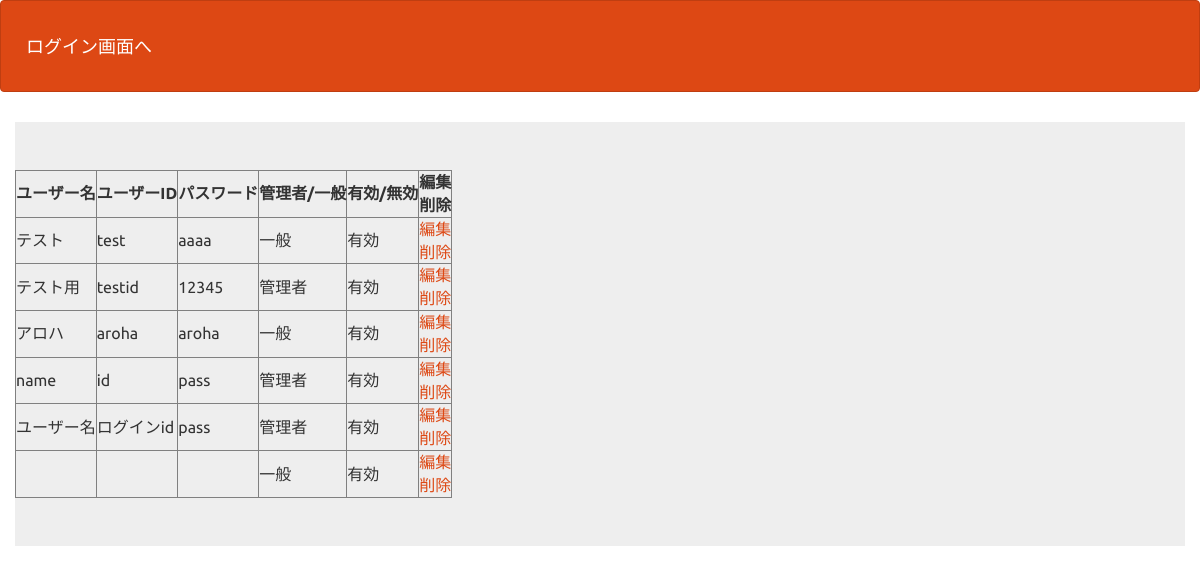
The page /user_mgr.php on the database its author committed.
### tables this page shows
CREATE TABLE `gs_user_table` (
  `id` int(12) NOT NULL,
  `name` varchar(64) NOT NULL,
  `lid` varchar(128) NOT NULL,
  `lpw` varchar(64) NOT NULL,
  `kanri_flg` int(1) NOT NULL DEFAULT '0',
  `life_flg` int(1) NOT NULL DEFAULT '1'
);

### user_mgr.php (the view, shortened to what this page needs)
<?php
$user_pdo = user_db_conn();
$stmt = $user_pdo->prepare("SELECT * FROM gs_user_table");
$status = $stmt->execute();
$view="";
if ($status == false) {
  $error = $stmt->errorInfo();
  exit("ErrorQuery:".$error[2]);
} else {
  while( $result = $stmt->fetch(PDO::FETCH_ASSOC)){
    if (($result['kanri_flg']) == 0){
      $kanri_flg = '一般';
    } else {
      $kanri_flg = '管理者';
    }
    if (($result['life_flg']) == 0){
      $life_flg = '無効';
    } else {
      $life_flg = '有効';
    }
    $view .= '<tr>';
    $view .= '<td>'.$result['name'].'</td>';
    $view .= '<td>'.$result['lid'].'</td>';
    $view .= '<td>'.$result['lpw'].'</td>';
    $view .= '<td>'.$kanri_flg.'</td>';
    $view .= '<td>'.$life_flg.'</td>';
    $view .= '<td><a href="user_detail.php?id='.$result["id"].'">編集</a>';
    $view .= '<br>';
    $view .= '<a href="user_delete.php?id='.$result["id"].'">削除</a></td>';
    $view .= '</tr>';
  }
}
?>
<!DOCTYPE html>
<html lang="ja">
<head>
<link rel="stylesheet" href="css/range.css">
<link href="css/bootstrap.min.css" rel="stylesheet">
</head>
<body id="main">
<header>
  <nav class="navbar navbar-default">
    <div class="container-fluid">
      <div class="navbar-header">
      <a class="navbar-brand" href="index.php">ログイン画面へ</a>
      </div>
    </div>
  </nav>
</header>
  <div>
    <div class="container jumbotron">
      <table border="1">
          <tr>
              <th>ユーザー名</th>
              <th>ユーザーID</th>
              <th>パスワード</th>
              <th>管理者/一般</th>
              <th>有効/無効</th>
              <th>編集<br>削除</th>
          </tr>
          <?= $view ?>
      </table>
    </div>
  </div>
</body>
</html>

### user_mgr.php (style rules this page uses)
div { padding: 10px;font-size:16px; }

### rows shown on the page
gs_user_table: name "テスト", lid "test", lpw "aaaa", kanri_flg "一般", life_flg "有効"
gs_user_table: name "テスト用", lid "testid", lpw "12345", kanri_flg "管理者", life_flg "有効"
gs_user_table: name "アロハ", lid "aroha", lpw "aroha", kanri_flg "一般", life_flg "有効"
gs_user_table: name "name", lid "id", lpw "pass", kanri_flg "管理者", life_flg "有効"
gs_user_table: name "ユーザー名", lid "ログインid", lpw "pass", kanri_flg "管理者", life_flg "有効"
gs_user_table: kanri_flg "一般", life_flg "有効"
